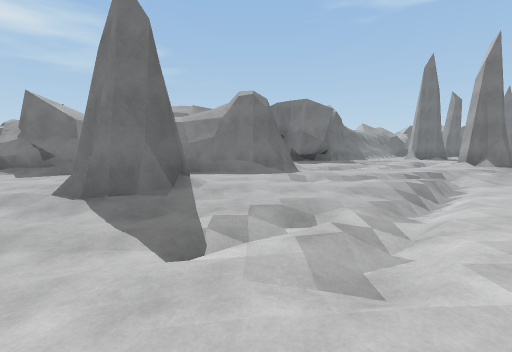
View 1 (above)

24 first-person views from a walk through a 3-D level made in the Unity game engine. The camera is 1.3 m above the floor, tilts 6° down and sees 85° across. The floor is counted in squares, 2 m on a side. Each view is taken from the middle of a square. On the plan, view 1 faces up. The plan holds only what a view shows up to about 9 squares ahead; the rest is blank. The place goes on beyond the plan. The player character is not drawn.

View 2
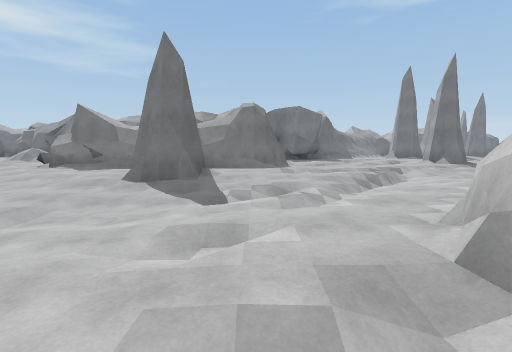

View 3
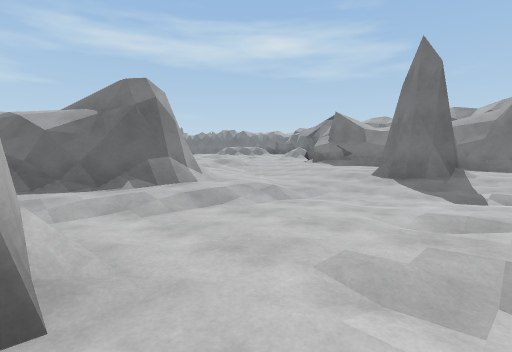

View 4
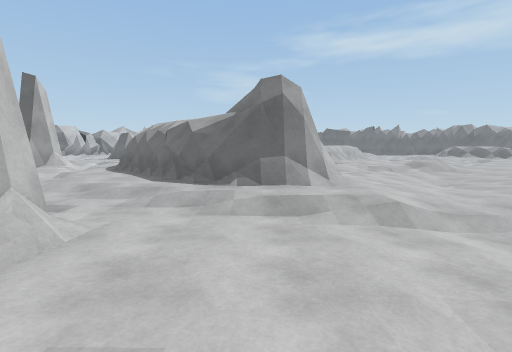

View 5
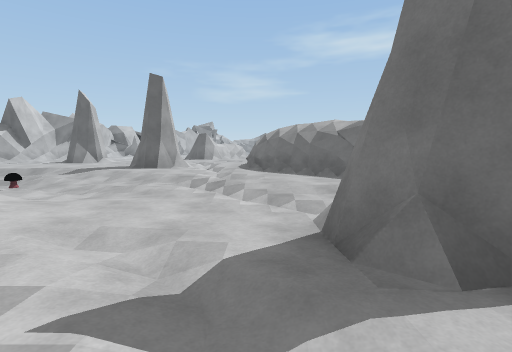

View 6
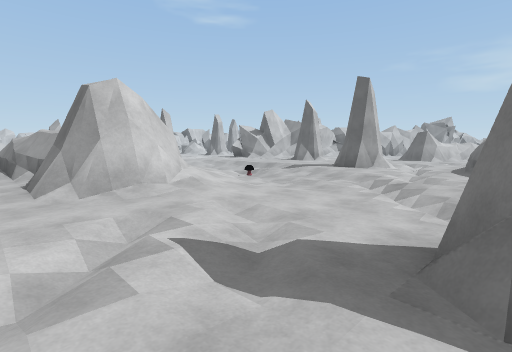

View 7
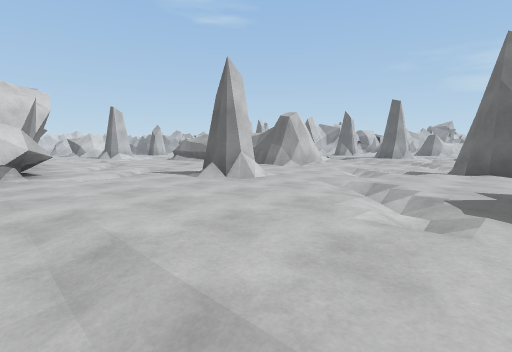

View 8
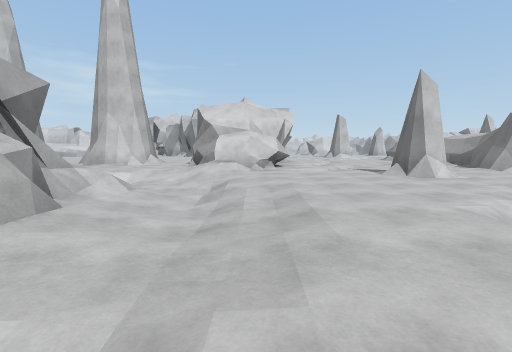

View 9
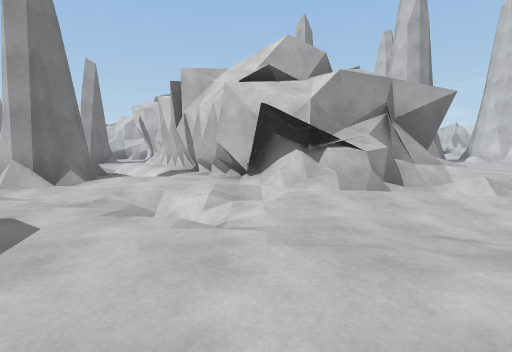

View 10
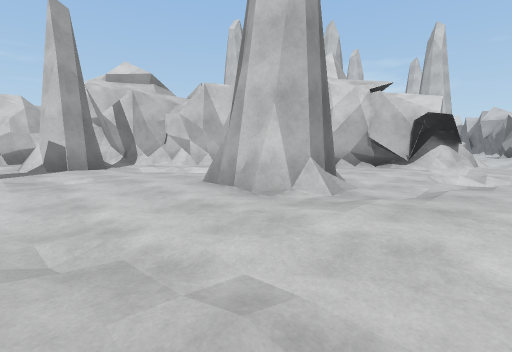

View 11
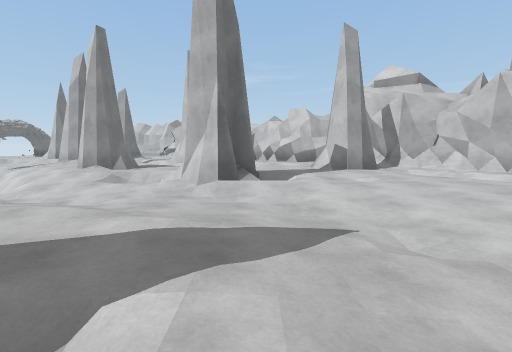

View 12
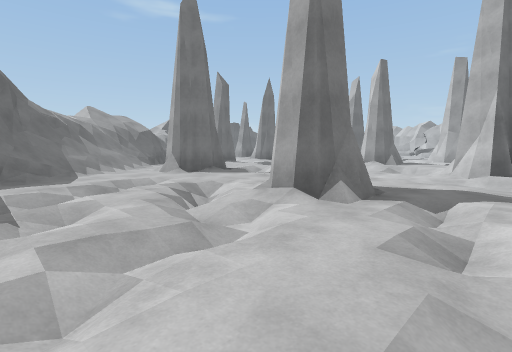

View 13
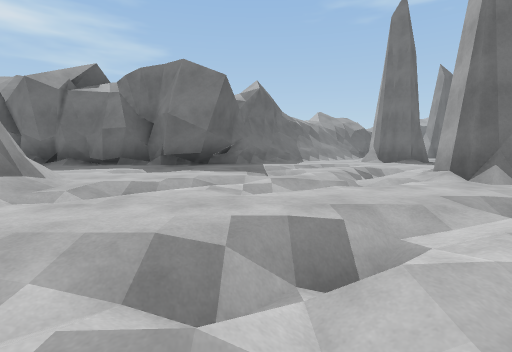

View 14
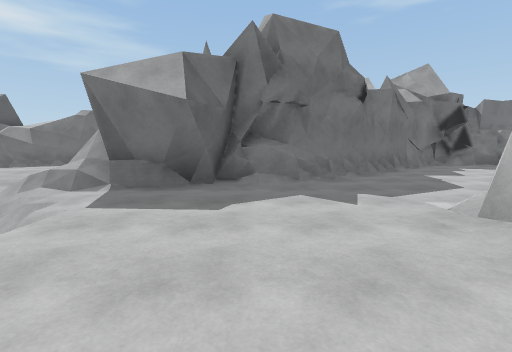

View 15
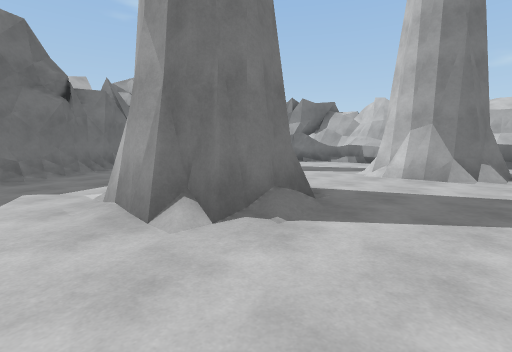

View 16
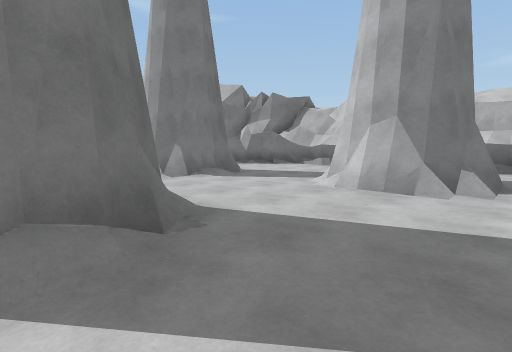

View 17
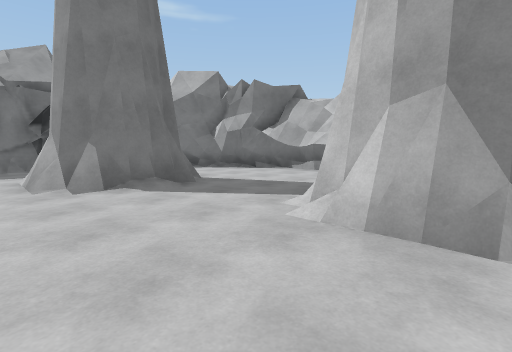

View 18
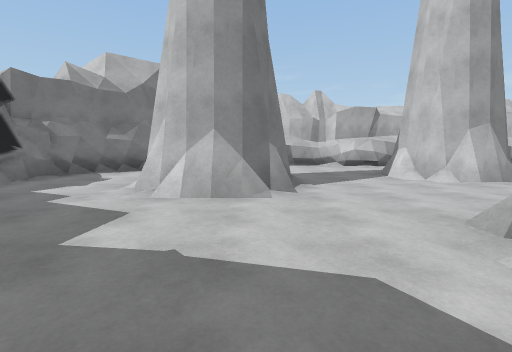

View 19
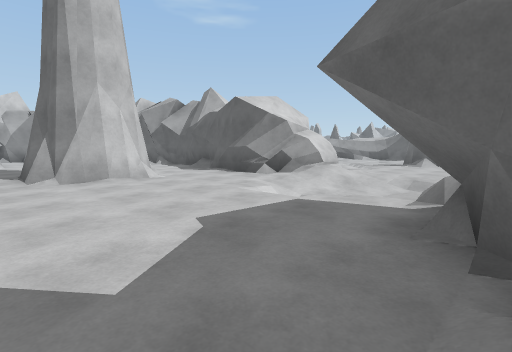

View 20
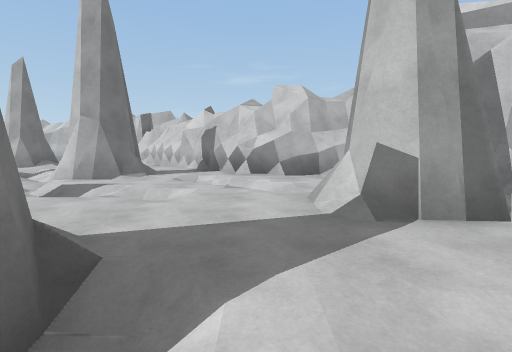

View 21
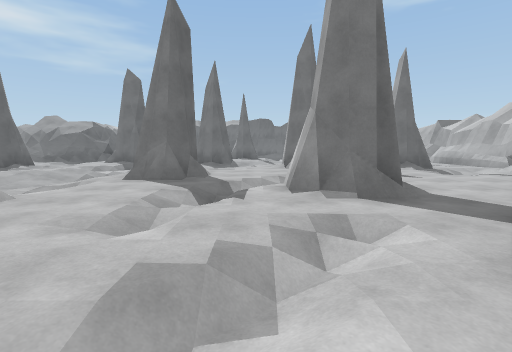

View 22
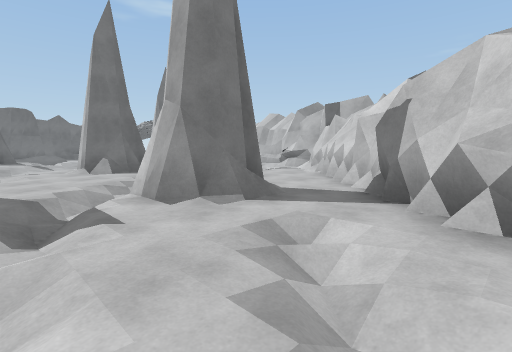

View 23
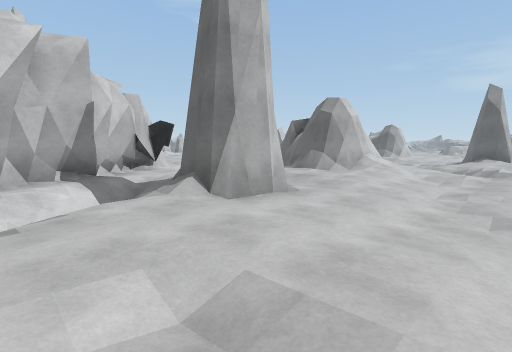

View 24
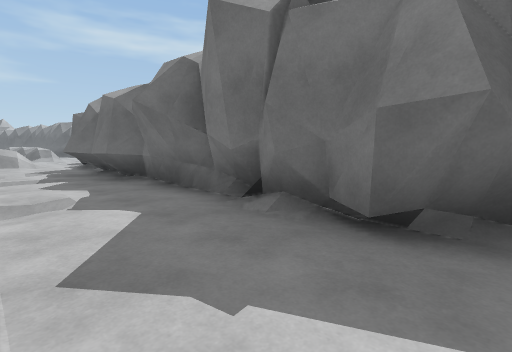

### Floor plan
Key: @ floor where view 1 was taken; # wall or solid block; . main floor; : floor 0.25 m higher than the main floor; - floor 0.25 m lower than the main floor; _ floor 0.5 m lower than the main floor; / step, stairs or slope; = window, fence, low wall or low ledge; ^ raised ledge; O other object.
Columns run from 10 left of view 1 to 25 right of it. Each row starts with its distance up from view 1.
 14              ###..##/.////..## ##./#
 13      ##### ###.....//.///..../././/#
 12 ..#.##.#.#####.//..../////...//.//##
 11 //........../././/./.-_-.#../..../
 10  /.-.../.....././.# .__//../# ../#
  9           #/././/##..--/../.##./##
  8           #//...../.--##.......##
  7  ..########/...//...--##...///##
  6  --.../  ..////.------...../.##
  5  /--.../#/.../-.-----....#/..#
  4  --_--./#/..//...........#  ##
  3  ///_-----/-/.//:../#/.//..#
  2  ...----__//./###.-/#///.###
  1    ..../_-../   #.-../=.##
  0     ##.---@.#   ../../###  #####
 -1     ##.--..## #..//..##   ###..##
 -2     ##.--..   ...-/###   ##.....##
 -3    ##.--#.. ^....-/##  ###.../  .##
 -4   ##..--#..../..--=#####....#  ...#
 -5  ##.../-..../...._-####.....###...#
 -6  ./../-.-........_//..............#
 -7  /..-.-.....#..../_/.....##.......
 -8  #..-_-/##..#....////.../##...//..
 -9  :.-_-//##......#^:...../##../##..
-10  ..-O/   #...-.####........../##  #
-11  .-//.   #.....#  #..##... .......#

Where each view was taken, in squares from view 1:
view 1: 0 up, 0 right, facing up
view 2: 2 down, 0 right, facing up
view 3: 3 down, 0 right, facing up-left
view 4: 1 down, 0 right, facing left
view 5: 5 down, 0 right, facing left
view 6: 4 down, 0 right, facing down-left
view 7: 3 down, 6 right, facing down-left
view 8: 1 down, 6 right, facing down
view 9: 2 down, 4 right, facing right
view 10: 6 up, 7 right, facing down-right
view 11: 7 up, 7 right, facing right
view 12: 7 up, 4 right, facing up-right
view 13: 5 up, 4 right, facing up
view 14: 10 down, 12 right, facing up
view 15: 11 down, 13 right, facing up-right
view 16: 11 down, 15 right, facing up-right
view 17: 10 down, 17 right, facing up-right
view 18: 5 down, 14 right, facing right
view 19: 5 down, 13 right, facing down-left
view 20: 6 up, 12 right, facing right
view 21: 5 up, 17 right, facing up
view 22: 6 up, 16 right, facing up-right
view 23: 6 up, 13 right, facing down-left
view 24: 10 up, 1 right, facing up-left
